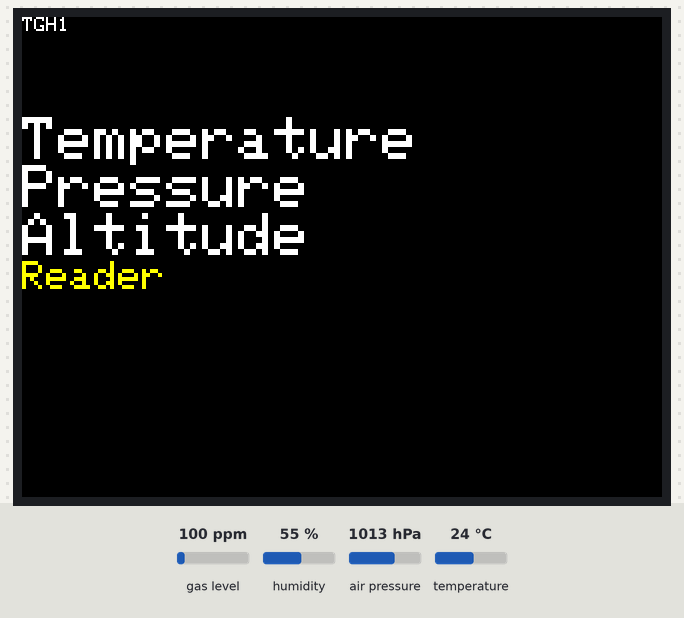
The sketch below on a simulated Arduino Uno, built with avr-gcc and run on an emulated ATmega328P. Parts: 320×240 colour display. The inputs (shaded band) are chosen by the test bench; at power-on: air pressure 1013 hPa, temperature 24 °C, gas level 100 ppm, humidity 55 %. What the sketch prints to the serial monitor is not drawn.

Above: at 2.4 s.
At 5.6 s:
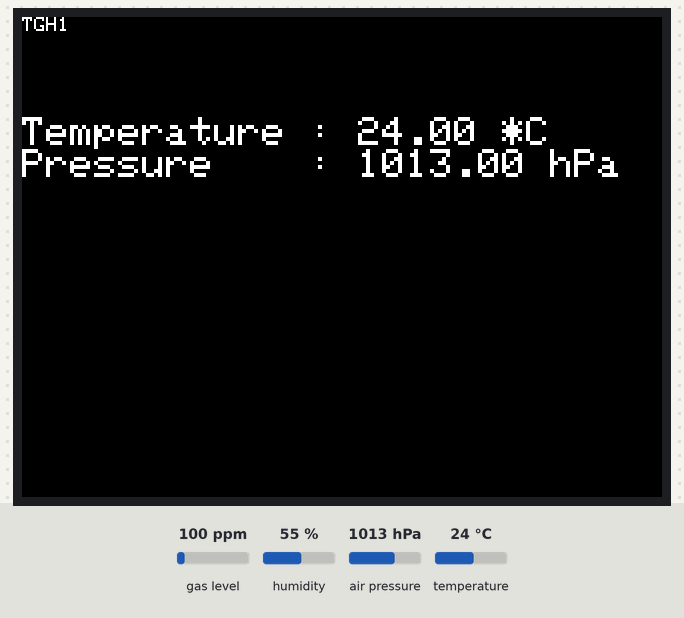
5.7 s: air pressure set to 952 hPa
At 10.3 s:
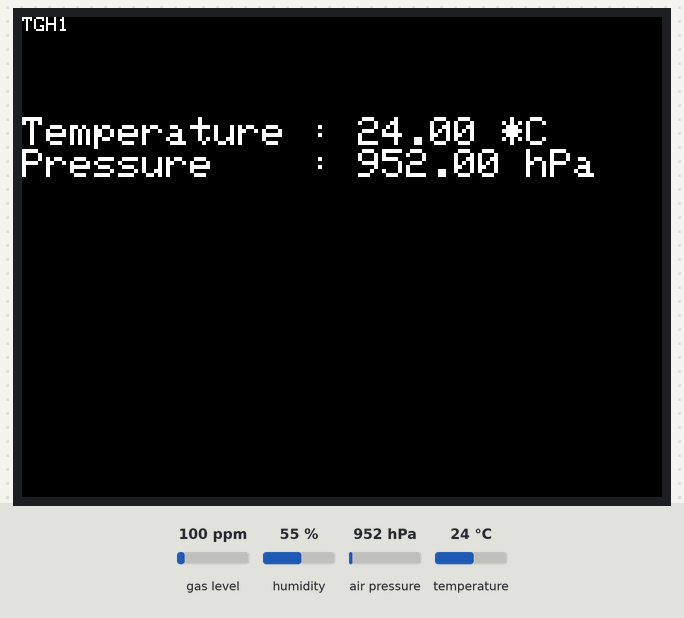
16.4 s: temperature set to 12 °C
At 21.2 s:
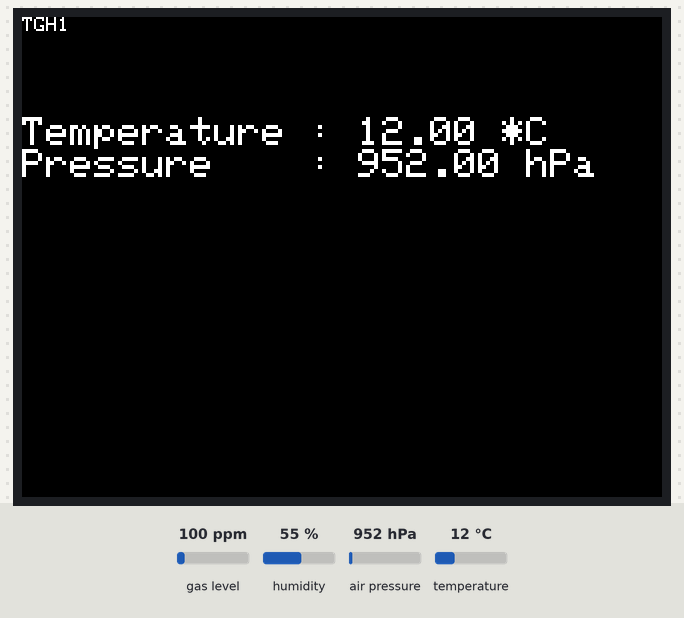
27.0 s: air pressure set to 975 hPa
At 32.1 s:
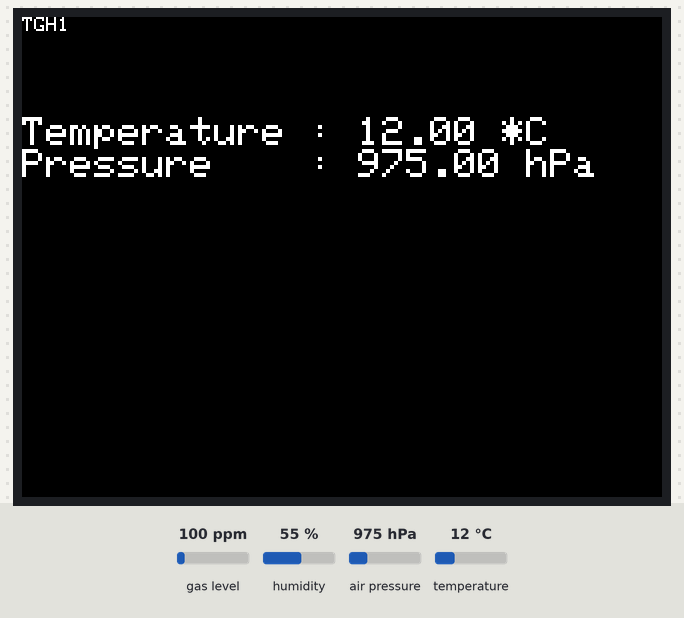
37.5 s: temperature set to 19 °C
Timing chart, 0 to 40.5 s (numbered marks = the images above; inputs shaded):
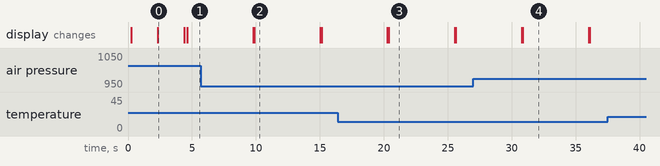

The sketch:

BMP388_Test.ino
```cpp
/**
 *  TGH1
 *  BMP388 Temperature and Atmospheric Pressure Sensor
 *  with results on a small LCD display for ESE 218 lab
 *
 *  author - tghedaoo
 *  author_name - Tushar G. Hedaoo
 */

#include <Wire.h>
#include <SPI.h>
// The below is for BMP388 sensor library
#include <Adafruit_Sensor.h>
#include "Adafruit_BMP3XX.h"
// The below is for LCD screen library
#include "Adafruit_GFX.h"
#include "Adafruit_ILI9341.h"

#define SEALEVELPRESSURE_HPA (1013.25)

/*
 * BMP sensor declaration
 * pins on MKR1000 SCK -> 12 & SDI -> 11 (no other pins except power pins will be used
 */
Adafruit_BMP3XX bmp; // I2C

/*
 * LCD display declaration (Only the below pins will be used)
 * Power the board with 3.3 V and not 5 V
 */
// PINS on MKR1000
#define TFT_DC 7
#define TFT_CS 6
#define TFT_MISO 10
#define TFT_MOSI 8
#define TFT_CLK 9
#define TFT_RST 13

Adafruit_ILI9341 tft = Adafruit_ILI9341(TFT_CS, TFT_DC, TFT_MOSI, TFT_CLK, TFT_RST, TFT_MISO);

void setup() {
  Serial.begin(115200);
  while (!Serial);
  Serial.println("Temperature and Pressure Readings - ESE 218");

  /*
   * BMP TEMP PRESS SENSOR
   */

  if (!bmp.begin()) {
    Serial.println("Could not find a valid BMP3 sensor, check wiring!");
    while (1);
  }

  // Set up oversampling and filter initialization
  bmp.setTemperatureOversampling(BMP3_OVERSAMPLING_8X);
  bmp.setPressureOversampling(BMP3_OVERSAMPLING_4X);
  bmp.setIIRFilterCoeff(BMP3_IIR_FILTER_COEFF_3);
  //bmp.setOutputDataRate(BMP3_ODR_50_HZ);

  /*
   * DISPLAY INITIALIZATION
   */

  tft.begin();
  // read diagnostics (optional but can help debug problems)
  uint8_t x = tft.readcommand8(ILI9341_RDMODE);
  Serial.print("Display Power Mode: 0x"); Serial.println(x, HEX);
  x = tft.readcommand8(ILI9341_RDMADCTL);
  Serial.print("MADCTL Mode: 0x"); Serial.println(x, HEX);
  x = tft.readcommand8(ILI9341_RDPIXFMT);
  Serial.print("Pixel Format: 0x"); Serial.println(x, HEX);
  x = tft.readcommand8(ILI9341_RDIMGFMT);
  Serial.print("Image Format: 0x"); Serial.println(x, HEX);
  x = tft.readcommand8(ILI9341_RDSELFDIAG);
  Serial.print("Self Diagnostic: 0x"); Serial.println(x, HEX);

  delay(10);
  // Setting Display view to desired rotation
  tft.setRotation(3);
  Serial.print("Starting.....");
  Serial.println(startText());
  delay(2000);
  Serial.println(introText());
  delay(2000);
  tft.fillScreen(ILI9341_BLACK);
}

void loop() {
  if (! bmp.performReading()) {
    Serial.println("Failed to perform reading :(");
    return;
  }
  Serial.print("Temperature = ");
  float temp = bmp.temperature;
  Serial.print(temp);
  Serial.println(" *C");

  Serial.print("Pressure = ");
  float pres = (bmp.pressure / 100.0);
  Serial.print(pres);
  Serial.println(" hPa");

  Serial.print("Approx. Altitude = ");
  float alt = (bmp.readAltitude(SEALEVELPRESSURE_HPA));
  Serial.print(alt);
  Serial.println(" m");

  Serial.println();

  display_data(temp,pres,alt);

  delay(5000);
}

// This is for testing purposes in the beginning
unsigned long testFillScreen() {
  unsigned long start = micros();
  tft.fillScreen(ILI9341_BLACK);
  yield();
  tft.fillScreen(ILI9341_RED);
  yield();
  tft.fillScreen(ILI9341_GREEN);
  yield();
  tft.fillScreen(ILI9341_BLUE);
  yield();
  tft.fillScreen(ILI9341_BLACK);
  yield();
  return micros() - start;
}

// Data on display
unsigned long display_data(float temp,float pres,float alt) {
  tft.fillScreen(ILI9341_BLACK);
  unsigned long start = micros();
  tft.setCursor(0,50);
  tft.setTextColor(ILI9341_WHITE);  tft.setTextSize(2);
  tft.print("Temperature : ");
  tft.print(temp);
  tft.println(" *C");

  tft.print("Pressure    : ");
  tft.print(pres);
  tft.println(" hPa");
  /*
  tft.print("Altitude    : ");
  tft.print(alt);
  tft.println(" m");
  */
  tft.setCursor(0, 0);
  tft.setTextColor(ILI9341_WHITE);  tft.setTextSize(1);
  tft.println("TGH1");
  return micros() - start;
}

// Introductions
unsigned long startText() {
  tft.fillScreen(ILI9341_BLACK);
  unsigned long start = micros();
  tft.setCursor(0,100);
  tft.setTextColor(ILI9341_WHITE);  tft.setTextSize(3);
  tft.println("UNIVERSITY OF ");
  tft.println("PENNSYLVANIA ");
  tft.setTextColor(ILI9341_YELLOW); tft.setTextSize(2);
  tft.println("ESE 218");

  tft.setCursor(0, 0);
  tft.setTextColor(ILI9341_WHITE);  tft.setTextSize(1);
  tft.println("TGH1");
  return micros() - start;
}

unsigned long introText() {
  tft.fillScreen(ILI9341_BLACK);
  unsigned long start = micros();
  tft.setCursor(0,50);
  tft.setTextColor(ILI9341_WHITE);  tft.setTextSize(3);
  tft.println("Temperature");
  tft.println("Pressure");
  tft.println("Altitude");
  tft.setTextColor(ILI9341_YELLOW);  tft.setTextSize(2);
  tft.println("Reader");

  tft.setCursor(0, 0);
  tft.setTextColor(ILI9341_WHITE);  tft.setTextSize(1);
  tft.println("TGH1");
  return micros() - start;
}
```

Measured:
- after the input at 5.7 s, the display: first differs from a run without the input after 4.2 s (image 2)
- after the input at 16.4 s, the display: first differs from a run without the input after 4.0 s (image 3)
- after the input at 27.0 s, the display: first differs from a run without the input after 3.9 s (image 4)
- what the display in image 0 shows lasts 2.1 s, from 2.3 s to 4.4 s
- what the display in image 2 shows lasts 5.1 s, from 9.9 s to 15.0 s
